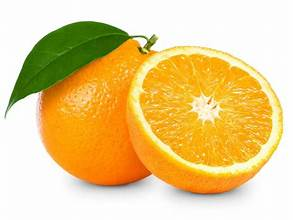
#> input picture orange.png, 293 x 220 px
$ python Week_6.py
#> lines starting #> are read from the running program, lines starting #| are printed output that depends on the picture
import numpy as np

from PIL import Image, ImageFilter
import matplotlib.pyplot as plt


pi = Image.open("orange.png")
#> pi is the input picture: PIL image 293x220 RGB; mean R, G, B 232.5, 204.3, 139.6

rows = 6
columns = 3

figure_all_in_one = plt.figure(figsize=(6,8))

# 1)BLUR
plt.subplot(rows,columns,1)
plt.imshow(pi.filter(ImageFilter.BLUR))
plt.title("Blur pi")
plt.axis("off")

# 2) DETAIL
plt.subplot(rows,columns,2)
plt.imshow(pi.filter(ImageFilter.DETAIL))
plt.title("Detail pi")
plt.axis("off")

# 3) CONTOUR
plt.subplot(rows,columns,3)
plt.imshow(pi.filter(ImageFilter.CONTOUR)) #حدود للصوره
plt.title("CONTOUR pi")
plt.axis("off")

# 4) EDGE_ENHANCE
plt.subplot(rows,columns,4)
plt.imshow(pi.filter(ImageFilter.EDGE_ENHANCE))  #حدود للصوره اكثر وضوحا
plt.title("EDGE_ENHANCE pi")
plt.axis("off")

# 5) EDGE_ENHANCE_MORE
plt.subplot(rows,columns,5)
plt.imshow(pi.filter(ImageFilter.EDGE_ENHANCE_MORE)) # بشكل أوضح وأقوى. حدود
plt.title("EDGE_ENHANCE_MORE pi")
plt.axis("off")

# 6) EMBOSS
plt.subplot(rows,columns,6)
plt.imshow(pi.filter(ImageFilter.EMBOSS)) # 3D-like effect
plt.title("EMBOSS pi")
plt.axis("off")

# 7) FIND_EDGES
plt.subplot(rows,columns,7)
plt.imshow(pi.filter(ImageFilter.FIND_EDGES)) # يكتشف فقط الحواف ويعرضها.
plt.title("FIND_EDGES pi")
plt.axis("off")

# 8) SMOOTH
plt.subplot(rows,columns,8)
plt.imshow(pi.filter(ImageFilter.SMOOTH))
plt.title("SMOOTH pi")
plt.axis("off")

# 9) SMOOTH_MORE
plt.subplot(rows,columns,9)
plt.imshow(pi.filter(ImageFilter.SMOOTH_MORE))
plt.title("SMOOTH_MORE pi")
plt.axis("off")

# 10) SHARPEN
plt.subplot(rows,columns,10)
plt.imshow(pi.filter(ImageFilter.SHARPEN)) # يزود وضوح الصورة. عكس blur
plt.title("SHARPEN pi")
plt.axis("off")

# 11) MAXFILTER
plt.subplot(rows,columns,11)
plt.imshow(pi.filter(ImageFilter.MaxFilter(3)))
plt.title("MaxFilter pi")
plt.axis("off")

# 12) MEDIANFILTER
plt.subplot(rows,columns,12)
plt.imshow(pi.filter(ImageFilter.MedianFilter(3)))
plt.title("MedianFilter pi")
plt.axis("off")

# 13) MINFILTER
plt.subplot(rows,columns,13)
plt.imshow(pi.filter(ImageFilter.MinFilter(3)))
plt.title("MinFilter pi")
plt.axis("off")

# 14) MODEFILTER
plt.subplot(rows,columns,14)
plt.imshow(pi.filter(ImageFilter.ModeFilter(3))) # أكثر قيمة متكررة (mode) من البكسلات المحيطة.
plt.title("ModeFilter pi")
plt.axis("off")

# 15) GAUSSIANBLUR
plt.subplot(rows,columns,15)
plt.imshow(pi.filter(ImageFilter.GaussianBlur(2))) # تنعيم باستخدام توزيع غاوسي (Gaussian).
plt.title("GaussianBlur pi")
plt.axis("off")

# 16) BOXBLUR
plt.subplot(rows,columns,16)
plt.imshow(pi.filter(ImageFilter.BoxBlur(2)))
plt.title("GaussianBlur pi")
plt.axis("off")

# 17) UNSHARPMASK
plt.subplot(rows,columns,17)
plt.imshow(pi.filter(ImageFilter.UnsharpMask(radius = 2,percent = 150, threshold=100)))
plt.title("GaussianBlur pi")
plt.axis("off")

#18) EMBOSS
plt.subplot(rows,columns,18)
plt.imshow(pi.filter(ImageFilter.EMBOSS))
plt.title("GaussianBlur pi")
plt.axis("off")

plt.show()
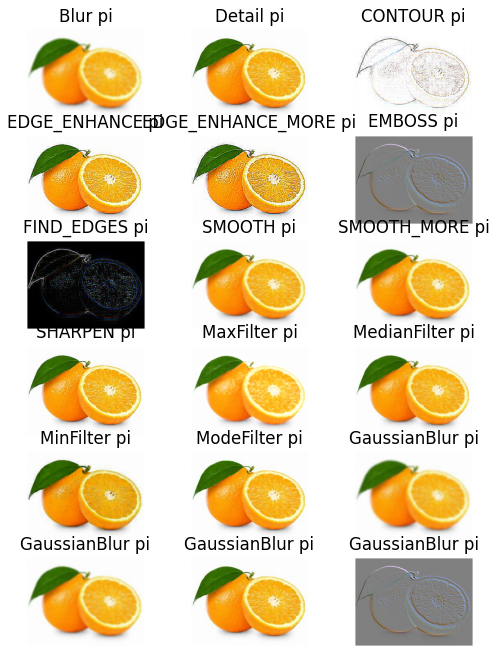
#> figure drawn by matplotlib, 18 panels
#-----------------------------------------------------------------------------------------------------------------------
# 2-By Using ImageFilter. Kernel and apply any kernel to the image.

pi = Image.open("orange.png")

kernel = [1,2,1,0,0,0,-1,-2,-1]

kernel_pi = pi.filter(ImageFilter.Kernel((3,3),kernel,scale = 1))
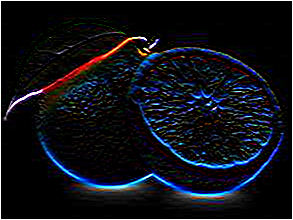
#> kernel_pi: PIL image 293x220 RGB; mean R, G, B 15.8, 17.5, 23.9

kernel_pi.show()

print(kernel)
#-----------------------------------------------------------------------------------------------------------------------
# 3-using the following kernels, numpy module and convolve function from SciPy module ,write a code to apply the
# following kernels to an image.


import numpy as np
from scipy.ndimage import convolve
from PIL import Image
import matplotlib.pyplot as plt

pi_grey = Image.open("orange.png").convert("L")
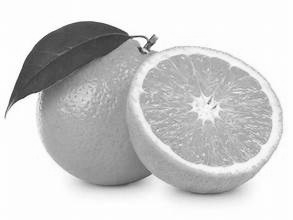
#> pi_grey: PIL image 293x220 L; min 34, max 255, mean 205.3

pi_grey_array = np.array(pi_grey) # convert image to مصفوفه

kernels = {
    "Horizontal Sobel" : np.array([[1,2,1],[0,0,0],[-1,-2,-1]]),
    "Vertical Sobel"   : np.array([[1,0,-1],[2,0,-2],[1,0,-1]]),
    "Left Diagonal"    : np.array([[1,-1,-1],[-1,1,-1],[-1,-1,1]]),
    "Right Diagonal"   : np.array([[-1,-1,1],[-1,1,-1],[1,-1,-1]]),
    "Edge Detection"   : np.array([[-1,-1,-1],[-1,8,-1],[-1,-1,-1]]),
    "Sharpen"          : np.array([[0,-1,0],[-1,5,-1],[0,-1,0]]),
    "Box Blur"         : (1 / 9.0 ) * np.array([[1.,1.,1.],[1.,1.,1.],[1.,1.,1.]]),
    "Gaussian Blur"    : (1 / 16.0) * np.array([[1.,2.,1.],[2.,4.,2.],[1.,2.,1.]])
}

figure_all_in_one = plt.figure(figsize = (10,20))
rows = 4
columns = 2

for i, (kernel_name,kernel) in enumerate(kernels.items(),start = 1):
    filtered_array = convolve(pi_grey_array,kernel)
    filtered_image = np.clip(filtered_array,0,255) # cut image between min,max
    plt.subplot(rows,columns,i)
    plt.imshow(filtered_image, cmap = "gray")
    plt.title(kernel_name)
    plt.axis("off")
#> this loop made 8 passes
#> pass 1, `filtered_array = convolve(pi_grey_array,kernel)`:
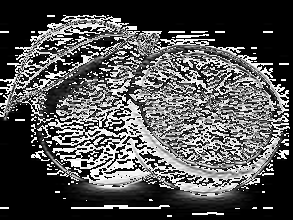
#> filtered_array: shape (220, 293); min 0, max 255, mean 82.2
#> pass 2, `filtered_array = convolve(pi_grey_array,kernel)`:
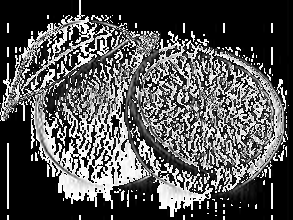
#> filtered_array: shape (220, 293); min 0, max 255, mean 84.2
#> pass 3, `filtered_array = convolve(pi_grey_array,kernel)`:
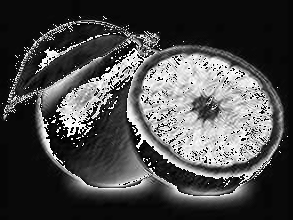
#> filtered_array: shape (220, 293); min 0, max 255, mean 73.7

plt.show()
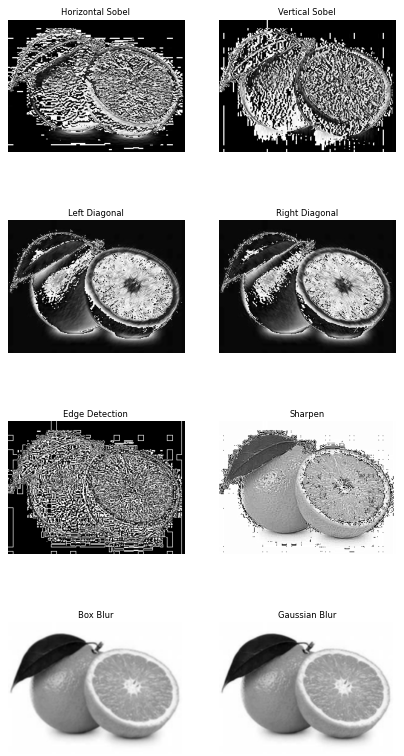
#> figure drawn by matplotlib, 8 panels

$ run again, with Kewy.png copied over orange.png
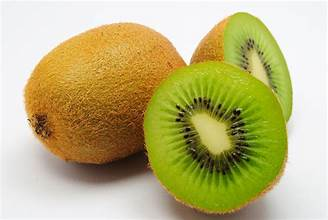
#> input picture Kewy.png, 328 x 220 px
#> pi is the input picture: PIL image 328x220 RGB; mean R, G, B 188.8, 179.7, 124.9
#> `pi_grey = Image.open("orange.png").convert("L")`:
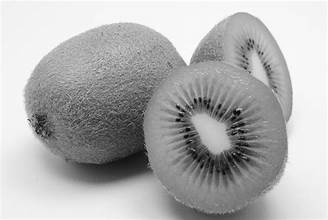
#> pi_grey: PIL image 328x220 L; min 2, max 255, mean 176.2
#> the loop `for i, (kernel_name,kernel) in enumerate(kernels.items(),start = 1):` made 8 passes
#> pass 3, `filtered_array = convolve(pi_grey_array,kernel)`:
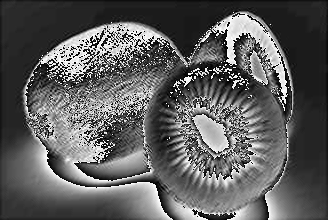
#> filtered_array: shape (220, 328); min 0, max 255, mean 94
